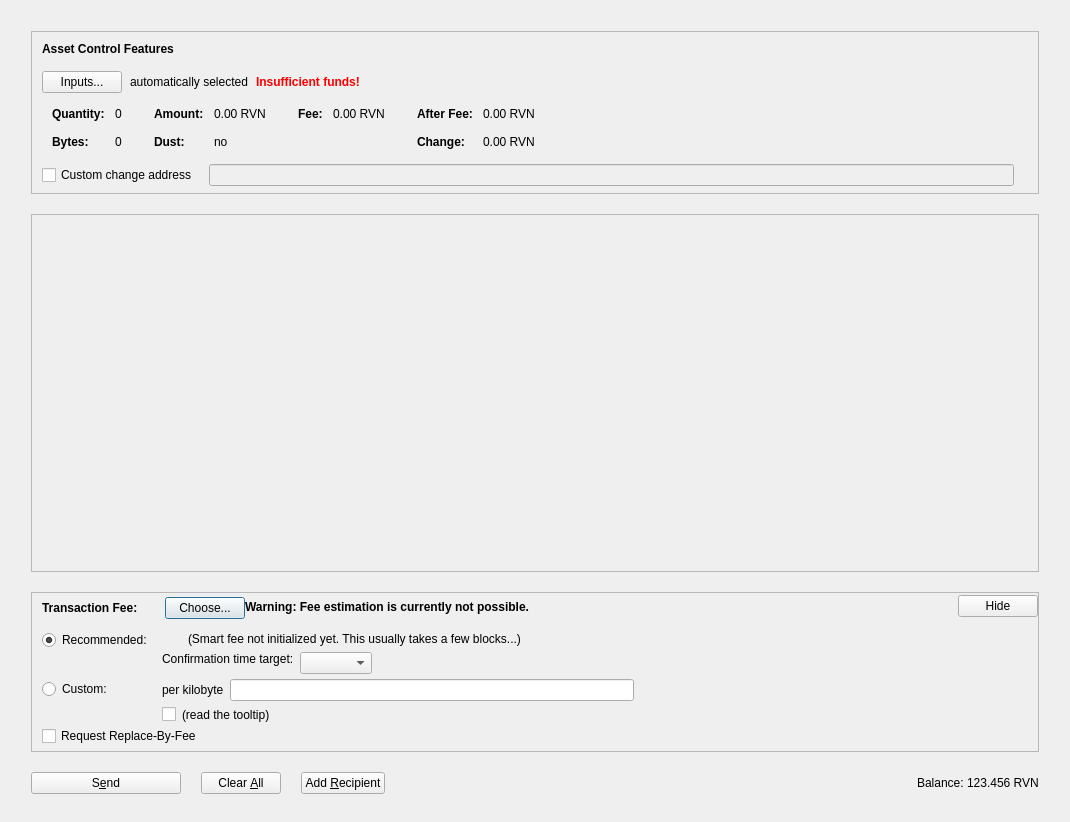
<?xml version="1.0" encoding="UTF-8"?>
<ui version="4.0">
 <class>AssetsDialog</class>
 <widget class="QDialog" name="AssetsDialog">
  <property name="geometry">
   <rect>
    <x>0</x>
    <y>0</y>
    <width>1070</width>
    <height>822</height>
   </rect>
  </property>
  <property name="windowTitle">
   <string>Send Coins</string>
  </property>
  <layout class="QVBoxLayout" name="verticalLayout" stretch="0">
   <property name="bottomMargin">
    <number>8</number>
   </property>
   <item>
    <layout class="QVBoxLayout" name="verticalLayout_3">
     <property name="spacing">
      <number>20</number>
     </property>
     <property name="leftMargin">
      <number>20</number>
     </property>
     <property name="topMargin">
      <number>20</number>
     </property>
     <property name="rightMargin">
      <number>20</number>
     </property>
     <property name="bottomMargin">
      <number>20</number>
     </property>
     <item>
      <widget class="QFrame" name="frameAssetControl">
       <property name="sizePolicy">
        <sizepolicy hsizetype="Expanding" vsizetype="Fixed">
         <horstretch>0</horstretch>
         <verstretch>0</verstretch>
        </sizepolicy>
       </property>
       <property name="maximumSize">
        <size>
         <width>16777215</width>
         <height>16777215</height>
        </size>
       </property>
       <property name="frameShape">
        <enum>QFrame::StyledPanel</enum>
       </property>
       <property name="frameShadow">
        <enum>QFrame::Sunken</enum>
       </property>
       <layout class="QVBoxLayout" name="verticalLayoutAssetControl2">
        <property name="spacing">
         <number>0</number>
        </property>
        <property name="leftMargin">
         <number>0</number>
        </property>
        <property name="topMargin">
         <number>0</number>
        </property>
        <property name="rightMargin">
         <number>0</number>
        </property>
        <property name="bottomMargin">
         <number>6</number>
        </property>
        <item>
         <layout class="QVBoxLayout" name="verticalLayoutAssetControl" stretch="0,0,0,0,1">
          <property name="spacing">
           <number>0</number>
          </property>
          <property name="leftMargin">
           <number>10</number>
          </property>
          <property name="topMargin">
           <number>10</number>
          </property>
          <item>
           <layout class="QHBoxLayout" name="horizontalLayoutAssetControl1">
            <property name="bottomMargin">
             <number>15</number>
            </property>
            <item>
             <widget class="QLabel" name="labelAssetControlFeatures">
              <property name="sizePolicy">
               <sizepolicy hsizetype="Preferred" vsizetype="Maximum">
                <horstretch>0</horstretch>
                <verstretch>0</verstretch>
               </sizepolicy>
              </property>
              <property name="font">
               <font>
                <weight>75</weight>
                <bold>true</bold>
               </font>
              </property>
              <property name="styleSheet">
               <string notr="true">font-weight:bold;</string>
              </property>
              <property name="text">
               <string>Asset Control Features</string>
              </property>
             </widget>
            </item>
           </layout>
          </item>
          <item>
           <layout class="QHBoxLayout" name="horizontalLayoutAssetControl2" stretch="0,0,0,0">
            <property name="spacing">
             <number>8</number>
            </property>
            <property name="bottomMargin">
             <number>10</number>
            </property>
            <item>
             <widget class="QPushButton" name="pushButtonAssetControl">
              <property name="styleSheet">
               <string notr="true"/>
              </property>
              <property name="text">
               <string>Inputs...</string>
              </property>
              <property name="autoDefault">
               <bool>false</bool>
              </property>
             </widget>
            </item>
            <item>
             <widget class="QLabel" name="labelAssetControlAutomaticallySelected">
              <property name="text">
               <string>automatically selected</string>
              </property>
              <property name="margin">
               <number>5</number>
              </property>
             </widget>
            </item>
            <item>
             <widget class="QLabel" name="labelAssetControlInsuffFunds">
              <property name="font">
               <font>
                <weight>75</weight>
                <bold>true</bold>
               </font>
              </property>
              <property name="styleSheet">
               <string notr="true">color:red;font-weight:bold;</string>
              </property>
              <property name="text">
               <string>Insufficient funds!</string>
              </property>
              <property name="margin">
               <number>5</number>
              </property>
             </widget>
            </item>
            <item>
             <spacer name="horizontalSpacerAssetControl">
              <property name="orientation">
               <enum>Qt::Horizontal</enum>
              </property>
              <property name="sizeHint" stdset="0">
               <size>
                <width>40</width>
                <height>1</height>
               </size>
              </property>
             </spacer>
            </item>
           </layout>
          </item>
          <item>
           <widget class="QWidget" name="widgetAssetControl" native="true">
            <property name="sizePolicy">
             <sizepolicy hsizetype="Preferred" vsizetype="Preferred">
              <horstretch>0</horstretch>
              <verstretch>0</verstretch>
             </sizepolicy>
            </property>
            <property name="minimumSize">
             <size>
              <width>0</width>
              <height>0</height>
             </size>
            </property>
            <property name="styleSheet">
             <string notr="true"/>
            </property>
            <layout class="QHBoxLayout" name="horizontalLayoutAssetControl5">
             <property name="leftMargin">
              <number>0</number>
             </property>
             <property name="topMargin">
              <number>0</number>
             </property>
             <property name="rightMargin">
              <number>0</number>
             </property>
             <property name="bottomMargin">
              <number>0</number>
             </property>
             <item>
              <layout class="QHBoxLayout" name="horizontalLayoutAssetControl3" stretch="0,0,0,1">
               <property name="spacing">
                <number>20</number>
               </property>
               <property name="topMargin">
                <number>0</number>
               </property>
               <property name="bottomMargin">
                <number>10</number>
               </property>
               <item>
                <layout class="QFormLayout" name="formLayoutAssetControl1">
                 <property name="horizontalSpacing">
                  <number>10</number>
                 </property>
                 <property name="verticalSpacing">
                  <number>14</number>
                 </property>
                 <property name="leftMargin">
                  <number>10</number>
                 </property>
                 <property name="topMargin">
                  <number>4</number>
                 </property>
                 <property name="rightMargin">
                  <number>6</number>
                 </property>
                 <item row="0" column="0">
                  <widget class="QLabel" name="labelAssetControlQuantityText">
                   <property name="font">
                    <font>
                     <weight>75</weight>
                     <bold>true</bold>
                    </font>
                   </property>
                   <property name="text">
                    <string>Quantity:</string>
                   </property>
                   <property name="margin">
                    <number>0</number>
                   </property>
                  </widget>
                 </item>
                 <item row="0" column="1">
                  <widget class="QLabel" name="labelAssetControlQuantity">
                   <property name="cursor">
                    <cursorShape>IBeamCursor</cursorShape>
                   </property>
                   <property name="contextMenuPolicy">
                    <enum>Qt::ActionsContextMenu</enum>
                   </property>
                   <property name="text">
                    <string notr="true">0</string>
                   </property>
                   <property name="margin">
                    <number>0</number>
                   </property>
                   <property name="textInteractionFlags">
                    <set>Qt::LinksAccessibleByMouse|Qt::TextSelectableByKeyboard|Qt::TextSelectableByMouse</set>
                   </property>
                  </widget>
                 </item>
                 <item row="1" column="0">
                  <widget class="QLabel" name="labelAssetControlBytesText">
                   <property name="font">
                    <font>
                     <weight>75</weight>
                     <bold>true</bold>
                    </font>
                   </property>
                   <property name="text">
                    <string>Bytes:</string>
                   </property>
                  </widget>
                 </item>
                 <item row="1" column="1">
                  <widget class="QLabel" name="labelAssetControlBytes">
                   <property name="cursor">
                    <cursorShape>IBeamCursor</cursorShape>
                   </property>
                   <property name="contextMenuPolicy">
                    <enum>Qt::ActionsContextMenu</enum>
                   </property>
                   <property name="text">
                    <string notr="true">0</string>
                   </property>
                   <property name="textInteractionFlags">
                    <set>Qt::LinksAccessibleByMouse|Qt::TextSelectableByKeyboard|Qt::TextSelectableByMouse</set>
                   </property>
                  </widget>
                 </item>
                </layout>
               </item>
               <item>
                <layout class="QFormLayout" name="formLayoutAssetControl2">
                 <property name="horizontalSpacing">
                  <number>10</number>
                 </property>
                 <property name="verticalSpacing">
                  <number>14</number>
                 </property>
                 <property name="leftMargin">
                  <number>6</number>
                 </property>
                 <property name="topMargin">
                  <number>4</number>
                 </property>
                 <property name="rightMargin">
                  <number>6</number>
                 </property>
                 <item row="0" column="0">
                  <widget class="QLabel" name="labelAssetControlAmountText">
                   <property name="font">
                    <font>
                     <weight>75</weight>
                     <bold>true</bold>
                    </font>
                   </property>
                   <property name="text">
                    <string>Amount:</string>
                   </property>
                   <property name="margin">
                    <number>0</number>
                   </property>
                  </widget>
                 </item>
                 <item row="0" column="1">
                  <widget class="QLabel" name="labelAssetControlAmount">
                   <property name="cursor">
                    <cursorShape>IBeamCursor</cursorShape>
                   </property>
                   <property name="contextMenuPolicy">
                    <enum>Qt::ActionsContextMenu</enum>
                   </property>
                   <property name="text">
                    <string notr="true">0.00 RVN</string>
                   </property>
                   <property name="textInteractionFlags">
                    <set>Qt::LinksAccessibleByMouse|Qt::TextSelectableByKeyboard|Qt::TextSelectableByMouse</set>
                   </property>
                  </widget>
                 </item>
                 <item row="1" column="0">
                  <widget class="QLabel" name="labelAssetControlLowOutputText">
                   <property name="font">
                    <font>
                     <weight>75</weight>
                     <bold>true</bold>
                    </font>
                   </property>
                   <property name="text">
                    <string>Dust:</string>
                   </property>
                  </widget>
                 </item>
                 <item row="1" column="1">
                  <widget class="QLabel" name="labelAssetControlLowOutput">
                   <property name="cursor">
                    <cursorShape>IBeamCursor</cursorShape>
                   </property>
                   <property name="contextMenuPolicy">
                    <enum>Qt::ActionsContextMenu</enum>
                   </property>
                   <property name="text">
                    <string notr="true">no</string>
                   </property>
                   <property name="textInteractionFlags">
                    <set>Qt::LinksAccessibleByMouse|Qt::TextSelectableByKeyboard|Qt::TextSelectableByMouse</set>
                   </property>
                  </widget>
                 </item>
                </layout>
               </item>
               <item>
                <layout class="QFormLayout" name="formLayoutAssetControl3">
                 <property name="horizontalSpacing">
                  <number>10</number>
                 </property>
                 <property name="verticalSpacing">
                  <number>14</number>
                 </property>
                 <property name="leftMargin">
                  <number>6</number>
                 </property>
                 <property name="topMargin">
                  <number>4</number>
                 </property>
                 <property name="rightMargin">
                  <number>6</number>
                 </property>
                 <item row="0" column="0">
                  <widget class="QLabel" name="labelAssetControlFeeText">
                   <property name="font">
                    <font>
                     <weight>75</weight>
                     <bold>true</bold>
                    </font>
                   </property>
                   <property name="text">
                    <string>Fee:</string>
                   </property>
                   <property name="margin">
                    <number>0</number>
                   </property>
                  </widget>
                 </item>
                 <item row="0" column="1">
                  <widget class="QLabel" name="labelAssetControlFee">
                   <property name="cursor">
                    <cursorShape>IBeamCursor</cursorShape>
                   </property>
                   <property name="contextMenuPolicy">
                    <enum>Qt::ActionsContextMenu</enum>
                   </property>
                   <property name="text">
                    <string notr="true">0.00 RVN</string>
                   </property>
                   <property name="textInteractionFlags">
                    <set>Qt::LinksAccessibleByMouse|Qt::TextSelectableByKeyboard|Qt::TextSelectableByMouse</set>
                   </property>
                  </widget>
                 </item>
                </layout>
               </item>
               <item>
                <layout class="QFormLayout" name="formLayoutAssetControl4">
                 <property name="horizontalSpacing">
                  <number>10</number>
                 </property>
                 <property name="verticalSpacing">
                  <number>14</number>
                 </property>
                 <property name="leftMargin">
                  <number>6</number>
                 </property>
                 <property name="topMargin">
                  <number>4</number>
                 </property>
                 <property name="rightMargin">
                  <number>6</number>
                 </property>
                 <item row="0" column="0">
                  <widget class="QLabel" name="labelAssetControlAfterFeeText">
                   <property name="font">
                    <font>
                     <weight>75</weight>
                     <bold>true</bold>
                    </font>
                   </property>
                   <property name="text">
                    <string>After Fee:</string>
                   </property>
                   <property name="margin">
                    <number>0</number>
                   </property>
                  </widget>
                 </item>
                 <item row="0" column="1">
                  <widget class="QLabel" name="labelAssetControlAfterFee">
                   <property name="cursor">
                    <cursorShape>IBeamCursor</cursorShape>
                   </property>
                   <property name="contextMenuPolicy">
                    <enum>Qt::ActionsContextMenu</enum>
                   </property>
                   <property name="text">
                    <string notr="true">0.00 RVN</string>
                   </property>
                   <property name="textInteractionFlags">
                    <set>Qt::LinksAccessibleByMouse|Qt::TextSelectableByKeyboard|Qt::TextSelectableByMouse</set>
                   </property>
                  </widget>
                 </item>
                 <item row="1" column="0">
                  <widget class="QLabel" name="labelAssetControlChangeText">
                   <property name="font">
                    <font>
                     <weight>75</weight>
                     <bold>true</bold>
                    </font>
                   </property>
                   <property name="text">
                    <string>Change:</string>
                   </property>
                  </widget>
                 </item>
                 <item row="1" column="1">
                  <widget class="QLabel" name="labelAssetControlChange">
                   <property name="cursor">
                    <cursorShape>IBeamCursor</cursorShape>
                   </property>
                   <property name="contextMenuPolicy">
                    <enum>Qt::ActionsContextMenu</enum>
                   </property>
                   <property name="text">
                    <string notr="true">0.00 RVN</string>
                   </property>
                   <property name="textInteractionFlags">
                    <set>Qt::LinksAccessibleByMouse|Qt::TextSelectableByKeyboard|Qt::TextSelectableByMouse</set>
                   </property>
                  </widget>
                 </item>
                </layout>
               </item>
              </layout>
             </item>
            </layout>
           </widget>
          </item>
          <item>
           <layout class="QHBoxLayout" name="horizontalLayoutAssetControl4" stretch="0,0,0">
            <property name="spacing">
             <number>12</number>
            </property>
            <property name="sizeConstraint">
             <enum>QLayout::SetDefaultConstraint</enum>
            </property>
            <property name="topMargin">
             <number>5</number>
            </property>
            <property name="rightMargin">
             <number>5</number>
            </property>
            <item>
             <widget class="QCheckBox" name="checkBoxAssetControlChange">
              <property name="toolTip">
               <string>If this is activated, but the change address is empty or invalid, change will be sent to a newly generated address.</string>
              </property>
              <property name="text">
               <string>Custom change address</string>
              </property>
             </widget>
            </item>
            <item>
             <widget class="QValidatedLineEdit" name="lineEditAssetControlChange">
              <property name="enabled">
               <bool>false</bool>
              </property>
              <property name="sizePolicy">
               <sizepolicy hsizetype="Expanding" vsizetype="Fixed">
                <horstretch>0</horstretch>
                <verstretch>0</verstretch>
               </sizepolicy>
              </property>
             </widget>
            </item>
            <item>
             <widget class="QLabel" name="labelAssetControlChangeLabel">
              <property name="sizePolicy">
               <sizepolicy hsizetype="Preferred" vsizetype="Expanding">
                <horstretch>0</horstretch>
                <verstretch>0</verstretch>
               </sizepolicy>
              </property>
              <property name="minimumSize">
               <size>
                <width>0</width>
                <height>0</height>
               </size>
              </property>
              <property name="text">
               <string/>
              </property>
              <property name="margin">
               <number>3</number>
              </property>
             </widget>
            </item>
           </layout>
          </item>
          <item>
           <spacer name="verticalSpacerAssetControl">
            <property name="orientation">
             <enum>Qt::Vertical</enum>
            </property>
            <property name="sizeHint" stdset="0">
             <size>
              <width>800</width>
              <height>1</height>
             </size>
            </property>
           </spacer>
          </item>
         </layout>
        </item>
       </layout>
      </widget>
     </item>
     <item>
      <widget class="QScrollArea" name="scrollArea">
       <property name="widgetResizable">
        <bool>true</bool>
       </property>
       <widget class="QWidget" name="scrollAreaWidgetContents">
        <property name="geometry">
         <rect>
          <x>0</x>
          <y>0</y>
          <width>1010</width>
          <height>257</height>
         </rect>
        </property>
        <layout class="QVBoxLayout" name="verticalLayout_2" stretch="0,1">
         <property name="leftMargin">
          <number>0</number>
         </property>
         <property name="topMargin">
          <number>0</number>
         </property>
         <property name="rightMargin">
          <number>0</number>
         </property>
         <property name="bottomMargin">
          <number>0</number>
         </property>
         <item>
          <layout class="QVBoxLayout" name="entries">
           <property name="spacing">
            <number>6</number>
           </property>
          </layout>
         </item>
         <item>
          <spacer name="verticalSpacer">
           <property name="orientation">
            <enum>Qt::Vertical</enum>
           </property>
           <property name="sizeType">
            <enum>QSizePolicy::Expanding</enum>
           </property>
           <property name="sizeHint" stdset="0">
            <size>
             <width>20</width>
             <height>100</height>
            </size>
           </property>
          </spacer>
         </item>
        </layout>
       </widget>
      </widget>
     </item>
     <item>
      <widget class="QFrame" name="frameFee">
       <property name="sizePolicy">
        <sizepolicy hsizetype="Expanding" vsizetype="Fixed">
         <horstretch>0</horstretch>
         <verstretch>0</verstretch>
        </sizepolicy>
       </property>
       <property name="maximumSize">
        <size>
         <width>16777215</width>
         <height>16777215</height>
        </size>
       </property>
       <property name="frameShape">
        <enum>QFrame::StyledPanel</enum>
       </property>
       <property name="frameShadow">
        <enum>QFrame::Sunken</enum>
       </property>
       <layout class="QVBoxLayout" name="verticalLayoutFee1">
        <property name="spacing">
         <number>0</number>
        </property>
        <property name="leftMargin">
         <number>0</number>
        </property>
        <property name="topMargin">
         <number>0</number>
        </property>
        <property name="rightMargin">
         <number>0</number>
        </property>
        <property name="bottomMargin">
         <number>0</number>
        </property>
        <item>
         <layout class="QVBoxLayout" name="verticalLayoutFee2" stretch="0,0,0">
          <property name="spacing">
           <number>0</number>
          </property>
          <property name="leftMargin">
           <number>10</number>
          </property>
          <property name="topMargin">
           <number>0</number>
          </property>
          <item>
           <layout class="QHBoxLayout" name="horizontalLayoutFee1">
            <property name="bottomMargin">
             <number>0</number>
            </property>
            <item>
             <layout class="QVBoxLayout" name="verticalLayoutFee7">
              <property name="spacing">
               <number>0</number>
              </property>
              <item>
               <spacer name="verticalSpacerSmartFee">
                <property name="orientation">
                 <enum>Qt::Vertical</enum>
                </property>
                <property name="sizeType">
                 <enum>QSizePolicy::Fixed</enum>
                </property>
                <property name="sizeHint" stdset="0">
                 <size>
                  <width>1</width>
                  <height>4</height>
                 </size>
                </property>
               </spacer>
              </item>
              <item>
               <layout class="QHBoxLayout" name="horizontalLayoutSmartFee">
                <property name="spacing">
                 <number>10</number>
                </property>
                <item>
                 <widget class="QLabel" name="labelFeeHeadline">
                  <property name="sizePolicy">
                   <sizepolicy hsizetype="Preferred" vsizetype="Maximum">
                    <horstretch>0</horstretch>
                    <verstretch>0</verstretch>
                   </sizepolicy>
                  </property>
                  <property name="font">
                   <font>
                    <weight>75</weight>
                    <bold>true</bold>
                   </font>
                  </property>
                  <property name="styleSheet">
                   <string notr="true">font-weight:bold;</string>
                  </property>
                  <property name="text">
                   <string>Transaction Fee:</string>
                  </property>
                 </widget>
                </item>
                <item>
                 <widget class="QLabel" name="labelFeeMinimized">
                  <property name="text">
                   <string/>
                  </property>
                 </widget>
                </item>
                <item>
                 <widget class="QPushButton" name="buttonChooseFee">
                  <property name="text">
                   <string>Choose...</string>
                  </property>
                 </widget>
                </item>
               </layout>
              </item>
              <item>
               <spacer name="verticalSpacer_5">
                <property name="orientation">
                 <enum>Qt::Vertical</enum>
                </property>
                <property name="sizeHint" stdset="0">
                 <size>
                  <width>1</width>
                  <height>1</height>
                 </size>
                </property>
               </spacer>
              </item>
             </layout>
            </item>
            <item>
             <widget class="QLabel" name="fallbackFeeWarningLabel">
              <property name="font">
               <font>
                <weight>75</weight>
                <bold>true</bold>
               </font>
              </property>
              <property name="toolTip">
               <string>Using the fallbackfee can result in sending a transaction that will take several hours or days (or never) to confirm. Consider choosing your fee manually or wait until you have validated the complete chain.</string>
              </property>
              <property name="text">
               <string>Warning: Fee estimation is currently not possible.</string>
              </property>
              <property name="wordWrap">
               <bool>false</bool>
              </property>
             </widget>
            </item>
            <item>
             <spacer name="horizontalSpacer_4">
              <property name="orientation">
               <enum>Qt::Horizontal</enum>
              </property>
              <property name="sizeType">
               <enum>QSizePolicy::MinimumExpanding</enum>
              </property>
              <property name="sizeHint" stdset="0">
               <size>
                <width>40</width>
                <height>20</height>
               </size>
              </property>
             </spacer>
            </item>
            <item>
             <widget class="QPushButton" name="buttonMinimizeFee">
              <property name="toolTip">
               <string>collapse fee-settings</string>
              </property>
              <property name="text">
               <string>Hide</string>
              </property>
             </widget>
            </item>
           </layout>
          </item>
          <item>
           <widget class="QFrame" name="frameFeeSelection">
            <layout class="QVBoxLayout" name="verticalLayoutFee12">
             <property name="spacing">
              <number>0</number>
             </property>
             <property name="leftMargin">
              <number>0</number>
             </property>
             <property name="topMargin">
              <number>0</number>
             </property>
             <property name="rightMargin">
              <number>0</number>
             </property>
             <property name="bottomMargin">
              <number>0</number>
             </property>
             <item>
              <layout class="QGridLayout" name="gridLayoutFee">
               <property name="topMargin">
                <number>10</number>
               </property>
               <property name="bottomMargin">
                <number>4</number>
               </property>
               <property name="horizontalSpacing">
                <number>10</number>
               </property>
               <property name="verticalSpacing">
                <number>4</number>
               </property>
               <item row="1" column="1">
                <layout class="QVBoxLayout" name="verticalLayoutFee8">
                 <property name="spacing">
                  <number>6</number>
                 </property>
                 <item>
                  <layout class="QHBoxLayout" name="horizontalLayoutFee13">
                   <item>
                    <widget class="QLabel" name="labelCustomPerKilobyte">
                     <property name="toolTip">
                      <string>If the custom fee is set to 1000 satoshis and the transaction is only 250 bytes, then &quot;per kilobyte&quot; only pays 250 satoshis in fee, while &quot;total at least&quot; pays 1000 satoshis. For transactions bigger than a kilobyte both pay by kilobyte.</string>
                     </property>
                     <property name="text">
                      <string>per kilobyte</string>
                     </property>
                    </widget>
                   </item>
                   <item>
                    <widget class="SatoxcoinAmountField" name="customFee"/>
                   </item>
                   <item>
                    <spacer name="horizontalSpacer_6">
                     <property name="orientation">
                      <enum>Qt::Horizontal</enum>
                     </property>
                     <property name="sizeHint" stdset="0">
                      <size>
                       <width>1</width>
                       <height>1</height>
                      </size>
                     </property>
                    </spacer>
                   </item>
                  </layout>
                 </item>
                 <item>
                  <layout class="QHBoxLayout" name="horizontalLayoutFee8">
                   <item>
                    <widget class="QCheckBox" name="checkBoxMinimumFee">
                     <property name="toolTip">
                      <string>Paying only the minimum fee is just fine as long as there is less transaction volume than space in the blocks. But be aware that this can end up in a never confirming transaction once there is more demand for satoxcoin transactions than the network can process.</string>
                     </property>
                     <property name="text">
                      <string/>
                     </property>
                    </widget>
                   </item>
                   <item>
                    <widget class="QLabel" name="labelMinFeeWarning">
                     <property name="enabled">
                      <bool>true</bool>
                     </property>
                     <property name="toolTip">
                      <string>Paying only the minimum fee is just fine as long as there is less transaction volume than space in the blocks. But be aware that this can end up in a never confirming transaction once there is more demand for satoxcoin transactions than the network can process.</string>
                     </property>
                     <property name="text">
                      <string>(read the tooltip)</string>
                     </property>
                     <property name="margin">
                      <number>5</number>
                     </property>
                    </widget>
                   </item>
                   <item>
                    <spacer name="horizontalSpacer_2">
                     <property name="orientation">
                      <enum>Qt::Horizontal</enum>
                     </property>
                     <property name="sizeHint" stdset="0">
                      <size>
                       <width>1</width>
                       <height>1</height>
                      </size>
                     </property>
                    </spacer>
                   </item>
                  </layout>
                 </item>
                </layout>
               </item>
               <item row="0" column="0">
                <layout class="QVBoxLayout" name="verticalLayoutFee4" stretch="0,1">
                 <item>
                  <widget class="QRadioButton" name="radioSmartFee">
                   <property name="text">
                    <string>Recommended:</string>
                   </property>
                   <property name="checked">
                    <bool>true</bool>
                   </property>
                   <attribute name="buttonGroup">
                    <string notr="true">groupFee</string>
                   </attribute>
                  </widget>
                 </item>
                 <item>
                  <spacer name="verticalSpacer_2">
                   <property name="orientation">
                    <enum>Qt::Vertical</enum>
                   </property>
                   <property name="sizeHint" stdset="0">
                    <size>
                     <width>1</width>
                     <height>1</height>
                    </size>
                   </property>
                  </spacer>
                 </item>
                </layout>
               </item>
               <item row="1" column="0">
                <layout class="QVBoxLayout" name="verticalLayoutFee9" stretch="0,1">
                 <item>
                  <widget class="QRadioButton" name="radioCustomFee">
                   <property name="text">
                    <string>Custom:</string>
                   </property>
                   <attribute name="buttonGroup">
                    <string notr="true">groupFee</string>
                   </attribute>
                  </widget>
                 </item>
                 <item>
                  <spacer name="verticalSpacer_6">
                   <property name="orientation">
                    <enum>Qt::Vertical</enum>
                   </property>
                   <property name="sizeHint" stdset="0">
                    <size>
                     <width>1</width>
                     <height>1</height>
                    </size>
                   </property>
                  </spacer>
                 </item>
                </layout>
               </item>
               <item row="0" column="1">
                <layout class="QVBoxLayout" name="verticalLayoutFee3" stretch="0,0,1">
                 <property name="spacing">
                  <number>6</number>
                 </property>
                 <property name="topMargin">
                  <number>2</number>
                 </property>
                 <item>
                  <layout class="QHBoxLayout" name="horizontalLayoutFee12">
                   <item>
                    <widget class="QLabel" name="labelSmartFee">
                     <property name="text">
                      <string/>
                     </property>
                     <property name="margin">
                      <number>2</number>
                     </property>
                    </widget>
                   </item>
                   <item>
                    <widget class="QLabel" name="labelFeeEstimation">
                     <property name="text">
                      <string/>
                     </property>
                    </widget>
                   </item>
                   <item>
                    <widget class="QLabel" name="labelSmartFee2">
                     <property name="text">
                      <string>(Smart fee not initialized yet. This usually takes a few blocks...)</string>
                     </property>
                     <property name="margin">
                      <number>2</number>
                     </property>
                    </widget>
                   </item>
                   <item>
                    <spacer name="horizontalSpacer_5">
                     <property name="orientation">
                      <enum>Qt::Horizontal</enum>
                     </property>
                     <property name="sizeHint" stdset="0">
                      <size>
                       <width>1</width>
                       <height>1</height>
                      </size>
                     </property>
                    </spacer>
                   </item>
                  </layout>
                 </item>
                 <item>
                  <layout class="QHBoxLayout" name="horizontalLayoutFee9">
                   <item>
                    <layout class="QVBoxLayout" name="verticalLayoutFee6">
                     <item>
                      <widget class="QLabel" name="labelSmartFee3">
                       <property name="text">
                        <string>Confirmation time target:</string>
                       </property>
                       <property name="margin">
                        <number>2</number>
                       </property>
                      </widget>
                     </item>
                     <item>
                      <spacer name="verticalSpacer_3">
                       <property name="orientation">
                        <enum>Qt::Vertical</enum>
                       </property>
                       <property name="sizeHint" stdset="0">
                        <size>
                         <width>1</width>
                         <height>1</height>
                        </size>
                       </property>
                      </spacer>
                     </item>
                    </layout>
                   </item>
                   <item>
                    <layout class="QVBoxLayout" name="verticalLayoutFee5">
                     <property name="rightMargin">
                      <number>30</number>
                     </property>
                     <item>
                      <layout class="QHBoxLayout" name="horizontalLayoutConfTarget">
                       <property name="bottomMargin">
                        <number>0</number>
                       </property>
                       <item>
                        <widget class="QComboBox" name="confTargetSelector"/>
                       </item>
                       <item>
                        <spacer name="horizontalSpacerConfTarget">
                         <property name="orientation">
                          <enum>Qt::Horizontal</enum>
                         </property>
                         <property name="sizeHint" stdset="0">
                          <size>
                           <width>40</width>
                           <height>20</height>
                          </size>
                         </property>
                        </spacer>
                       </item>
                      </layout>
                     </item>
                    </layout>
                   </item>
                  </layout>
                 </item>
                 <item>
                  <spacer name="verticalSpacer_4">
                   <property name="orientation">
                    <enum>Qt::Vertical</enum>
                   </property>
                   <property name="sizeHint" stdset="0">
                    <size>
                     <width>1</width>
                     <height>1</height>
                    </size>
                   </property>
                  </spacer>
                 </item>
                </layout>
               </item>
              </layout>
             </item>
             <item>
              <widget class="QCheckBox" name="optInRBF">
               <property name="toolTip">
                <string>Indicates that the sender may wish to replace this transaction with a new one paying higher fees (prior to being confirmed).</string>
               </property>
               <property name="text">
                <string>Request Replace-By-Fee</string>
               </property>
              </widget>
             </item>
            </layout>
           </widget>
          </item>
          <item>
           <spacer name="verticalSpacerFee">
            <property name="orientation">
             <enum>Qt::Vertical</enum>
            </property>
            <property name="sizeHint" stdset="0">
             <size>
              <width>40</width>
              <height>5</height>
             </size>
            </property>
           </spacer>
          </item>
         </layout>
        </item>
       </layout>
      </widget>
     </item>
     <item>
      <layout class="QHBoxLayout" name="horizontalLayout">
       <item>
        <widget class="QPushButton" name="sendButton">
         <property name="minimumSize">
          <size>
           <width>150</width>
           <height>0</height>
          </size>
         </property>
         <property name="toolTip">
          <string>Confirm the send action</string>
         </property>
         <property name="text">
          <string>S&amp;end</string>
         </property>
         <property name="icon">
          <iconset resource="../satoxcoin.qrc">
           <normaloff>:/icons/send</normaloff>:/icons/send</iconset>
         </property>
         <property name="autoDefault">
          <bool>false</bool>
         </property>
         <property name="default">
          <bool>false</bool>
         </property>
        </widget>
       </item>
       <item>
        <widget class="QPushButton" name="clearButton">
         <property name="sizePolicy">
          <sizepolicy hsizetype="Minimum" vsizetype="Fixed">
           <horstretch>0</horstretch>
           <verstretch>0</verstretch>
          </sizepolicy>
         </property>
         <property name="toolTip">
          <string>Clear all fields of the form.</string>
         </property>
         <property name="text">
          <string>Clear &amp;All</string>
         </property>
         <property name="icon">
          <iconset resource="../satoxcoin.qrc">
           <normaloff>:/icons/remove</normaloff>:/icons/remove</iconset>
         </property>
         <property name="autoDefault">
          <bool>false</bool>
         </property>
        </widget>
       </item>
       <item>
        <widget class="QPushButton" name="addButton">
         <property name="toolTip">
          <string>Transfer to multiple recipients at once</string>
         </property>
         <property name="text">
          <string>Add &amp;Recipient</string>
         </property>
         <property name="icon">
          <iconset resource="../satoxcoin.qrc">
           <normaloff>:/icons/add</normaloff>:/icons/add</iconset>
         </property>
         <property name="autoDefault">
          <bool>false</bool>
         </property>
        </widget>
       </item>
       <item>
        <spacer name="horizontalSpacer">
         <property name="orientation">
          <enum>Qt::Horizontal</enum>
         </property>
         <property name="sizeHint" stdset="0">
          <size>
           <width>40</width>
           <height>20</height>
          </size>
         </property>
        </spacer>
       </item>
       <item>
        <layout class="QHBoxLayout" name="horizontalLayout_2">
         <property name="spacing">
          <number>3</number>
         </property>
         <item>
          <widget class="QLabel" name="label">
           <property name="sizePolicy">
            <sizepolicy hsizetype="Preferred" vsizetype="Fixed">
             <horstretch>0</horstretch>
             <verstretch>0</verstretch>
            </sizepolicy>
           </property>
           <property name="text">
            <string>Balance:</string>
           </property>
          </widget>
         </item>
         <item>
          <widget class="QLabel" name="labelBalance">
           <property name="sizePolicy">
            <sizepolicy hsizetype="Preferred" vsizetype="Fixed">
             <horstretch>0</horstretch>
             <verstretch>0</verstretch>
            </sizepolicy>
           </property>
           <property name="cursor">
            <cursorShape>IBeamCursor</cursorShape>
           </property>
           <property name="text">
            <string notr="true">123.456 RVN</string>
           </property>
           <property name="textInteractionFlags">
            <set>Qt::LinksAccessibleByMouse|Qt::TextSelectableByKeyboard|Qt::TextSelectableByMouse</set>
           </property>
          </widget>
         </item>
        </layout>
       </item>
      </layout>
     </item>
    </layout>
   </item>
  </layout>
 </widget>
 <customwidgets>
  <customwidget>
   <class>QValidatedLineEdit</class>
   <extends>QLineEdit</extends>
   <header>qvalidatedlineedit.h</header>
  </customwidget>
  <customwidget>
   <class>SatoxcoinAmountField</class>
   <extends>QLineEdit</extends>
   <header>satoxcoinamountfield.h</header>
   <container>1</container>
  </customwidget>
 </customwidgets>
 <resources>
  <include location="../satoxcoin.qrc"/>
 </resources>
 <connections/>
 <buttongroups>
  <buttongroup name="groupFee"/>
 </buttongroups>
</ui>
